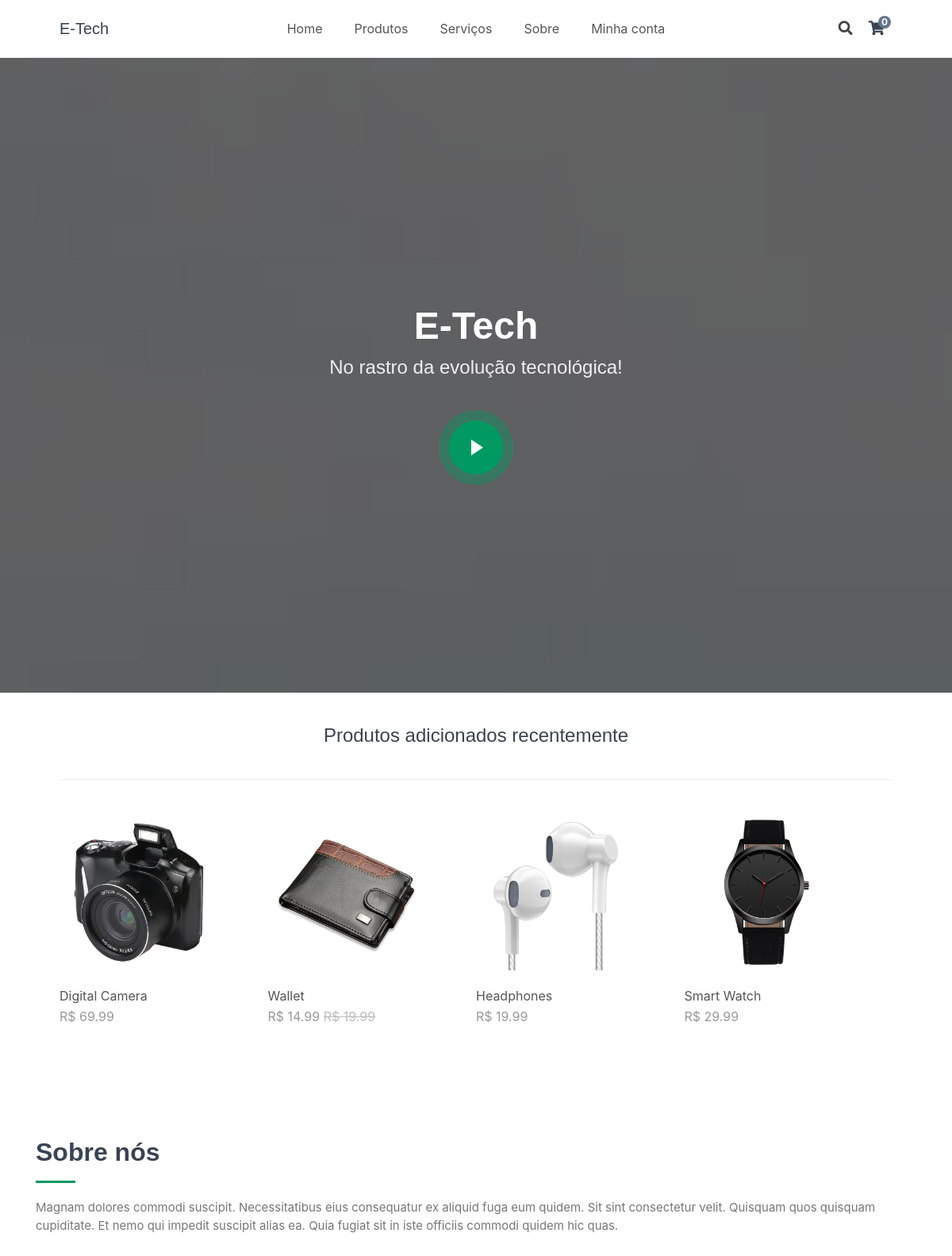
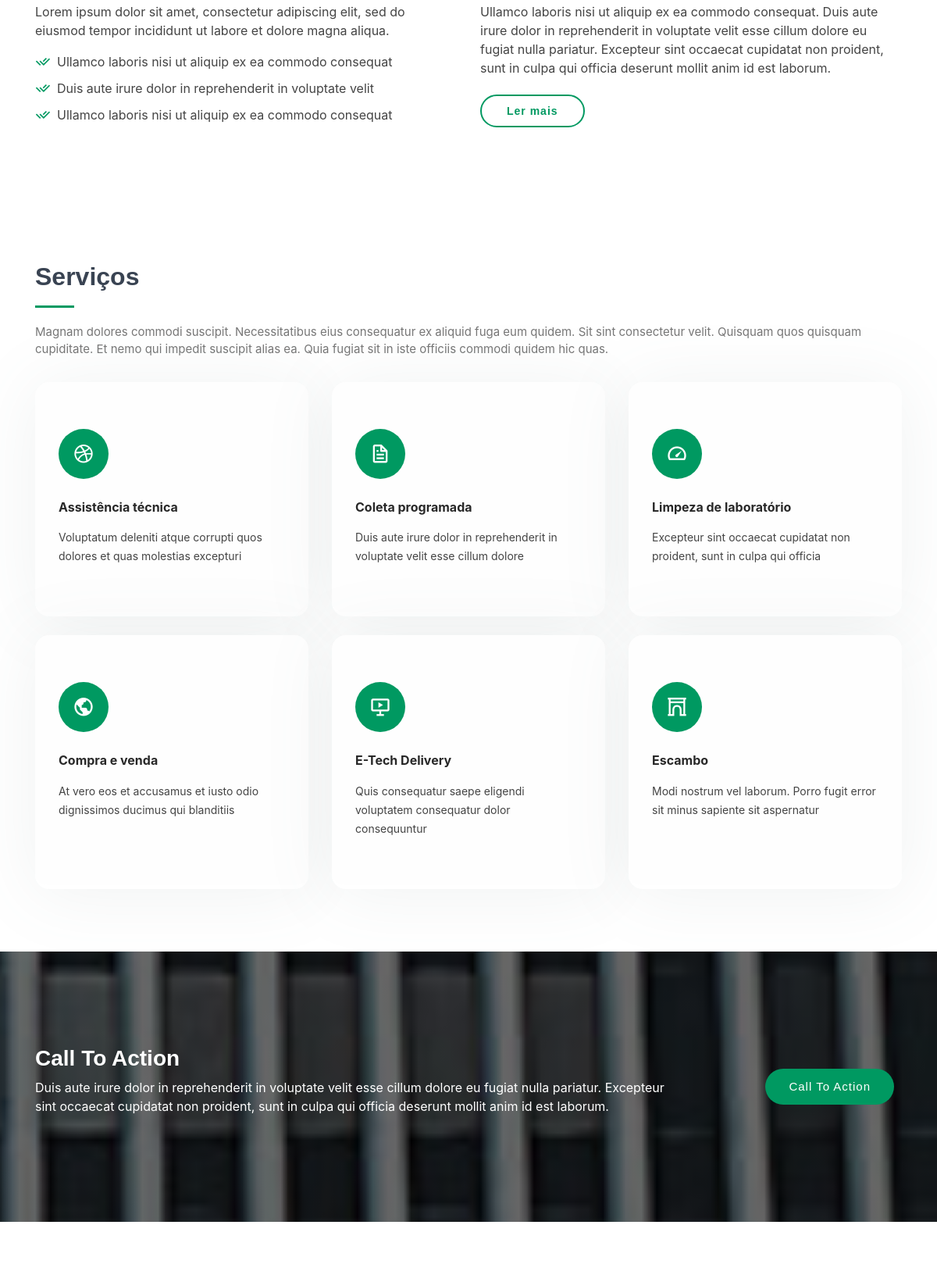
The page / (upper part) on the database its author committed (2 pictures, top to bottom).
### tables this page shows
CREATE TABLE IF NOT EXISTS `products` (
`id` int(11) NOT NULL,
  `name` varchar(200) NOT NULL,
  `desc` text NOT NULL,
  `price` decimal(7,2) NOT NULL,
  `rrp` decimal(7,2) NOT NULL DEFAULT '0.00',
  `quantity` int(11) NOT NULL,
  `img` text NOT NULL,
  `date_added` datetime NOT NULL DEFAULT CURRENT_TIMESTAMP
);

### index.php (called while the page is built, shortened)
<?php
include 'functions.php';
$page = isset($_GET['page']) && file_exists($_GET['page'] . '.php') ? $_GET['page'] : 'home';
include $page . '.php';
?>

### home.php (the view, shortened to what this page needs)
<?php
$stmt = $pdo->prepare('SELECT * FROM products ORDER BY date_added DESC LIMIT 4');
$stmt->execute();
$recently_added_products = $stmt->fetchAll(PDO::FETCH_ASSOC);
?>
<?=template_header('E-Tech/Home')?>
  <section id="hero" class="d-flex flex-column justify-content-center">
    <div class="container">
      <div class="row justify-content-center">
        <div class="col-xl-8">
          <h1>E-Tech</h1>
          <h2>No rastro da evolução tecnológica!</h2>
          <a href="https://www.youtube.com/watch?v=jDDaplaOz7Q" class="venobox play-btn mb-4" data-vbtype="video" data-autoplay="true"></a>
        </div>
      </div>
    </div>
  </section>
<div class="recentlyadded content-wrapper">
          <h2>Produtos adicionados recentemente</h2>
    <div class="products">
        <?php foreach ($recently_added_products as $product): ?>
        <a href="index.php?page=product&id=<?=$product['id']?>" class="product">
            <img src="imgs/<?=$product['img']?>" width="200" height="200" alt="<?=$product['name']?>">
            <span class="name"><?=$product['name']?></span>
            <span class="price">
                <?=currency_code?><?=number_format($product['price'],2)?>
                <?php if ($product['rrp'] > 0): ?>
                <span class="rrp"><?=currency_code?><?=number_format($product['rrp'],2)?></span>
                <?php endif; ?>
            </span>
        </a>
        <?php endforeach; ?>
    </div>
</div>
  <main id="main">
    <section id="about" class="about">
      <div class="container">
        <div class="section-title">
          <h2>Sobre nós</h2>
          <p>Magnam dolores commodi suscipit. Necessitatibus eius consequatur ex aliquid fuga eum quidem. Sit sint consectetur velit. Quisquam quos quisquam cupiditate. Et nemo qui impedit suscipit alias ea. Quia fugiat sit in iste officiis commodi quidem hic quas.</p>
        </div>
        <div class="row content">
          <div class="col-lg-6">
            <p>
              Lorem ipsum dolor sit amet, consectetur adipiscing elit, sed do eiusmod tempor incididunt ut labore et dolore
              magna aliqua.
            </p>
            <ul>
              <li><i class="ri-check-double-line"></i> Ullamco laboris nisi ut aliquip ex ea commodo consequat</li>
              <li><i class="ri-check-double-line"></i> Duis aute irure dolor in reprehenderit in voluptate velit</li>
              <li><i class="ri-check-double-line"></i> Ullamco laboris nisi ut aliquip ex ea commodo consequat</li>
            </ul>
          </div>
          <div class="col-lg-6 pt-4 pt-lg-0">
            <p>
              Ullamco laboris nisi ut aliquip ex ea commodo consequat. Duis aute irure dolor in reprehenderit in voluptate
              velit esse cillum dolore eu fugiat nulla pariatur. Excepteur sint occaecat cupidatat non proident, sunt in
              culpa qui officia deserunt mollit anim id est laborum.
            </p>
            <a href="#" class="btn-learn-more">Ler mais</a>
          </div>
        </div>
      </div>
    </section>
    <section id="services" class="services">
      <div class="container">
        <div class="section-title">
          <h2>Serviços</h2>
          <p>Magnam dolores commodi suscipit. Necessitatibus eius consequatur ex aliquid fuga eum quidem. Sit sint consectetur velit. Quisquam quos quisquam cupiditate. Et nemo qui impedit suscipit alias ea. Quia fugiat sit in iste officiis commodi quidem hic quas.</p>
        </div>
        <div class="row">
          <div class="col-lg-4 col-md-6 d-flex align-items-stretch">
            <div class="icon-box">
              <div class="icon"><i class="bx bxl-dribbble"></i></div>
              <h4><a href="">Assistência técnica</a></h4>
              <p>Voluptatum deleniti atque corrupti quos dolores et quas molestias excepturi</p>
            </div>
          </div>
          <div class="col-lg-4 col-md-6 d-flex align-items-stretch mt-4 mt-md-0">
            <div class="icon-box">
              <div class="icon"><i class="bx bx-file"></i></div>
              <h4><a href="">Coleta programada</a></h4>
              <p>Duis aute irure dolor in reprehenderit in voluptate velit esse cillum dolore</p>
            </div>
          </div>
          <div class="col-lg-4 col-md-6 d-flex align-items-stretch mt-4 mt-lg-0">
            <div class="icon-box">
              <div class="icon"><i class="bx bx-tachometer"></i></div>
              <h4><a href="">Limpeza de laboratório</a></h4>
              <p>Excepteur sint occaecat cupidatat non proident, sunt in culpa qui officia</p>
            </div>
          </div>
          <div class="col-lg-4 col-md-6 d-flex align-items-stretch mt-4">
            <div class="icon-box">
              <div class="icon"><i class="bx bx-world"></i></div>
              <h4><a href="">Compra e venda</a></h4>
              <p>At vero eos et accusamus et iusto odio dignissimos ducimus qui blanditiis</p>
            </div>
          </div>
          <div class="col-lg-4 col-md-6 d-flex align-items-stretch mt-4">
            <div class="icon-box">
              <div class="icon"><i class="bx bx-slideshow"></i></div>
              <h4><a href="">E-Tech Delivery</a></h4>
              <p>Quis consequatur saepe eligendi voluptatem consequatur dolor consequuntur</p>
            </div>
          </div>
          <div class="col-lg-4 col-md-6 d-flex align-items-stretch mt-4">
            <div class="icon-box">
              <div class="icon"><i class="bx bx-arch"></i></div>
              <h4><a href="">Escambo</a></h4>
              <p>Modi nostrum vel laborum. Porro fugit error sit minus sapiente sit aspernatur</p>
            </div>
          </div>
        </div>
      </div>
    </section>
    <section id="cta" class="cta">
      <div class="container">
        <div class="row">
          <div class="col-lg-9 text-center text-lg-left">
            <h3>Call To Action</h3>
            <p> Duis aute irure dolor in reprehenderit in voluptate velit esse cillum dolore eu fugiat nulla pariatur. Excepteur sint occaecat cupidatat non proident, sunt in culpa qui officia deserunt mollit anim id est laborum.</p>
          </div>
          <div class="col-lg-3 cta-btn-container text-center">
            <a class="cta-btn align-middle" href="#">Call To Action</a>
          </div>
        </div>
      </div>
    </section>
    <section id="features" class="features">
    </section>
  </main>
<?=template_footer()?>

### style.css (style rules this page uses)
* { box-sizing: border-box; font-family: -apple-system, BlinkMacSystemFont, "segoe ui", roboto, oxygen, ubuntu, cantarell, "fira sans", "droid sans", "helvetica neue", Arial, sans-serif; font-size: 16px; -webkit-font-smoothing: antialiased; -moz-osx-font-smoothing: grayscale; }
html { height: 100%; }
body { position: relative; min-height: 100%; color: #555555; background-color: #FFFFFF; margin: 0; padding-bottom: 100px; }
h1, h2, h3, h4, h5 { color: #394352; }
.content-wrapper { width: 1050px; margin: 0 auto; }
main .recentlyadded h2 { display: block; font-weight: normal; margin: 0; padding: 40px 0; font-size: 24px; text-align: center; width: 100%; border-bottom: 1px solid #EEEEEE; }
main .recentlyadded .products, main .products .products-wrapper { display: flex; flex-wrap: wrap; align-items: center; padding: 40px 0 0 0; }
main .recentlyadded .products .product, main .products .products-wrapper .product { display: block; overflow: hidden; text-decoration: none; width: 25%; padding-bottom: 60px; }
main .recentlyadded .products .product img, main .products .products-wrapper .product img { transform: scale(1); transition: transform 1s; }
main .recentlyadded .products .product .name, main .products .products-wrapper .product .name { display: block; color: #555555; padding: 20px 0 2px 0; }
main .recentlyadded .products .product .price, main .products .products-wrapper .product .price { display: block; color: #999999; }
main .recentlyadded .products .product .rrp, main .products .products-wrapper .product .rrp { color: #BBBBBB; text-decoration: line-through; }

### rows shown on the page
products: img (picture), name "Digital Camera", price "69.99"
products: img (picture), name "Wallet", price "14.99", rrp "19.99"
products: img (picture), name "Headphones", price "19.99"
products: img (picture), name "Smart Watch", price "29.99"

### other values the page prints
$site_name "E-Tech"
$num_items_in_cart "0"
